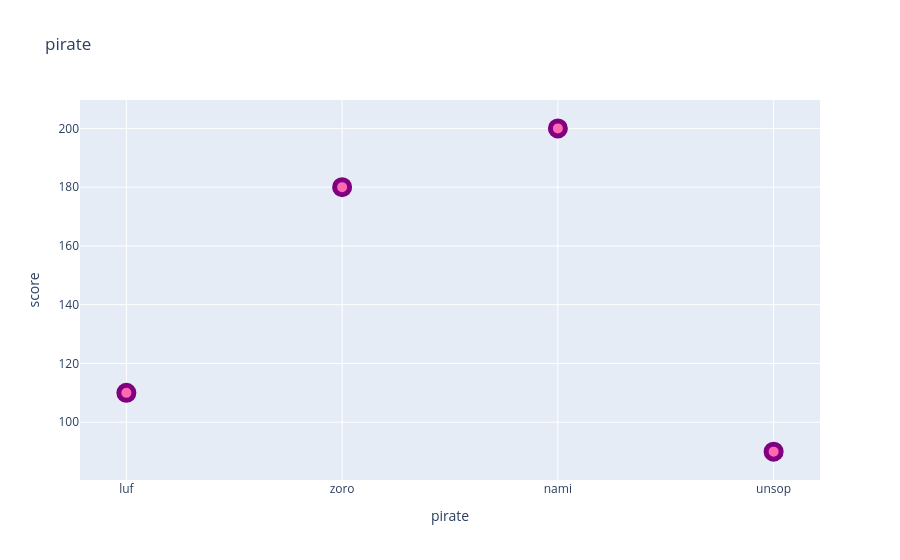

The cell this chart's notebook holds for it:
### Code cell
graph = go.Figure()
graph.add_trace(go.Scatter(x=x1, y=y1,
                           mode = 'markers',
                           marker = dict(
                               size = 15,
                               color = 'hotpink',
                               opacity =1,
                               line = dict(width=5, color = 'purple')
                           )))

graph.update_layout(
title = 'pirate',
xaxis_title = 'pirate',
yaxis_title = 'score'
)

### Figure 1 — Plotly figure (JSON) as saved in the notebook; plotly's stock layout.template omitted (floating-point values rounded to 4 significant figures)
{"data": [{"marker": {"color": "hotpink", "line": {"color": "purple", "width": 5}, "opacity": 1, "size": 15}, "mode": "markers", "type": "scatter", "x": ["luf", "zoro", "nami", "unsop", "sanj"], "y": [110, 180, 200, 90]}], "layout": {"title": {"text": "pirate"}, "xaxis": {"title": {"text": "pirate"}}, "yaxis": {"title": {"text": "score"}}}}
